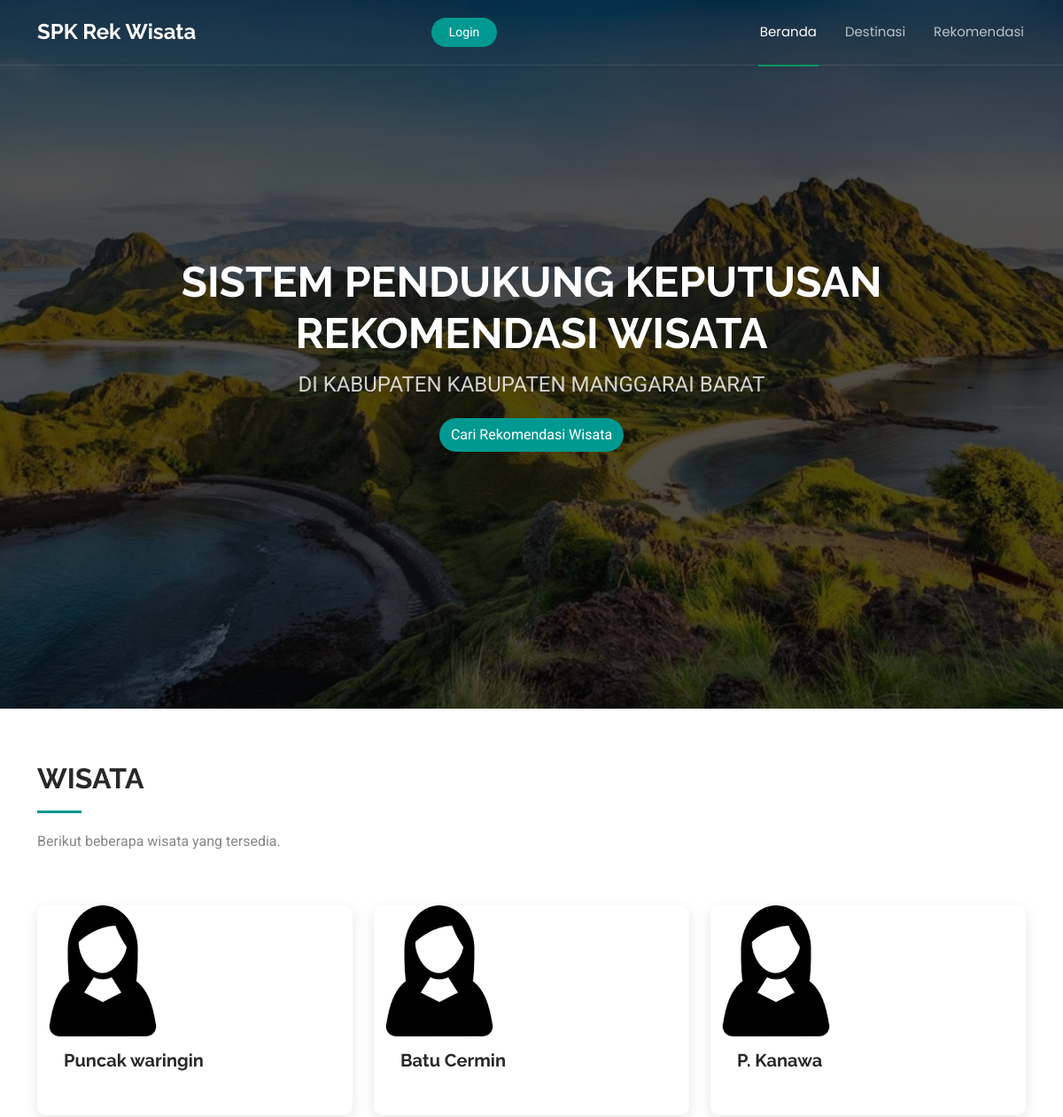
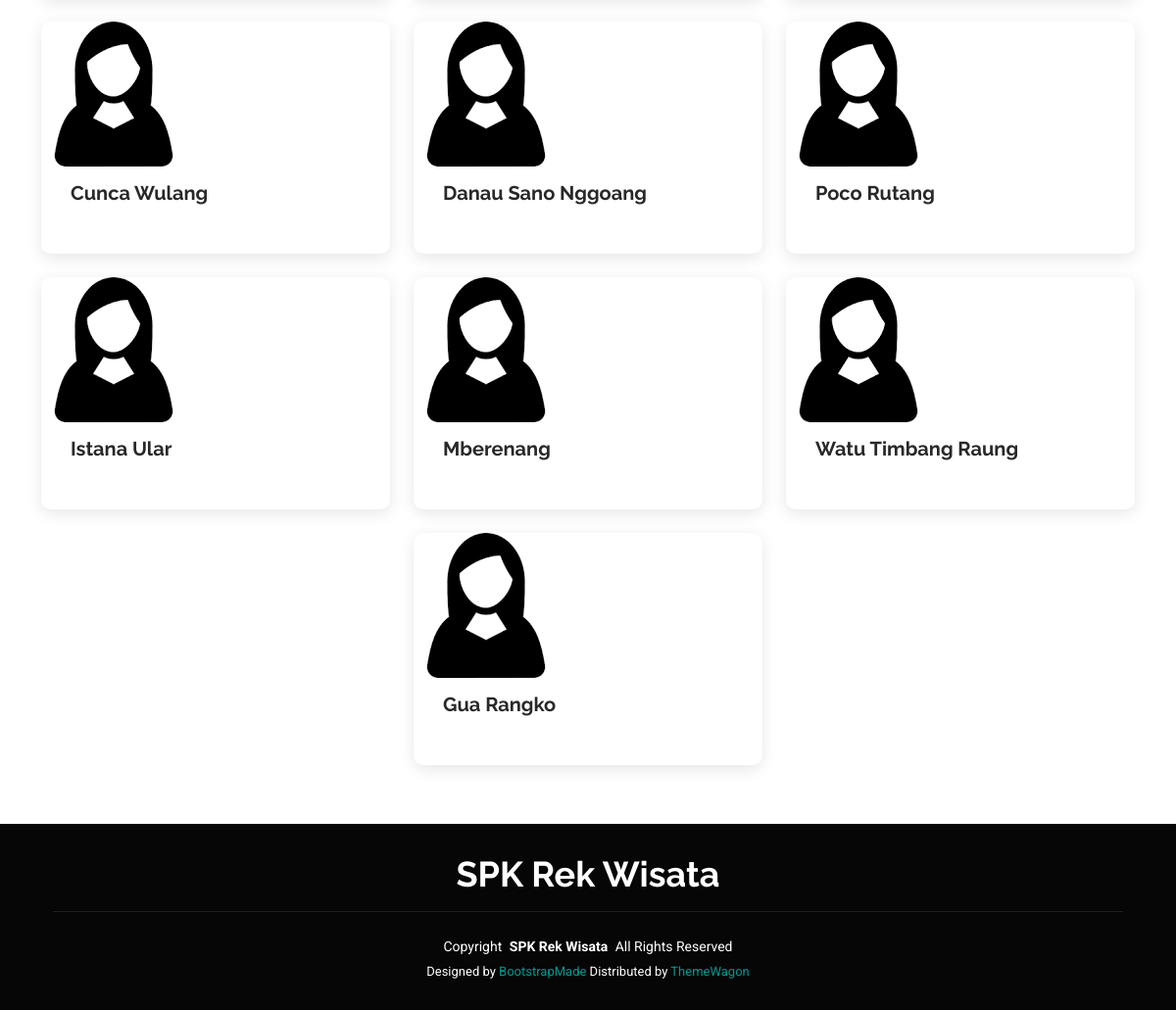
The page / on the database its author committed (2 pictures, top to bottom).
### tables this page shows
CREATE TABLE `alternatif` (
  `id_alternatif` int(11) NOT NULL,
  `nama_alternatif` varchar(255) NOT NULL,
  `gambar` varchar(255) NOT NULL,
  `alamat` text NOT NULL,
  `latitude` varchar(255) NOT NULL,
  `longitude` varchar(255) NOT NULL
);

### application/controllers/Pages.php (called while the page is built, shortened)
<?php
class Pages extends CI_Controller {
	public function index()
	{
		$listWisata = $this->db->query("SELECT * FROM alternatif")->result_array();
		$data = [
			'listWisata' => $listWisata,
			'menu' => 'index'
		];
		$this->load->view('pages/templates/header', $data);
		$this->load->view('pages/index');
		$this->load->view('pages/templates/footer');
	}
}

### index.php (called while the page is built, shortened)
<?php
require_once BASEPATH.'core/CodeIgniter.php';

### application/views/pages/index.php (the view, shortened to what this page needs)
<section id="hero" class="hero section dark-background">
    <img src="<?=base_url()?>assets/img/hero.jpg" alt="" data-aos="fade-in">
    <div class="container d-flex flex-column align-items-center text-center">
        <h2 data-aos="fade-up" data-aos-delay="100">SISTEM PENDUKUNG KEPUTUSAN REKOMENDASI WISATA</h2>
        <p data-aos="fade-up" data-aos-delay="200">DI KABUPATEN KABUPATEN MANGGARAI BARAT
        </p>
        <div data-aos="fade-up" data-aos-delay="300">
            <a href="<?=base_url('pages/rekomendasi');?>" class="btn rounded-pill text-white"
                style="background:#009991">Cari
                Rekomendasi
                Wisata</a>
        </div>
    </div>
</section>
<section id="recent-posts" class="recent-posts section">
    <div class="container section-title" data-aos="fade-up">
        <h2>WISATA</h2>
        <p>Berikut beberapa wisata yang tersedia.</p>
    </div>
    <div class="container">
        <div class="row gy-4 d-flex justify-content-center">
            <?php foreach ($listWisata as $key => $wisata) :?>
            <div class="col-xl-4 col-md-6" data-aos="fade-up" data-aos-delay="100">
                <article>
                    <div class="post-img">
                        <img src="<?=base_url('uploads/').$wisata['gambar'];?>" alt="" class="img-fluid">
                    </div>
                    <h2 class="title">
                        <a
                            href="<?= base_url('pages/detail_rekomendasi/'.$wisata['id_alternatif']); ?>"><?=$wisata['nama_alternatif'];?></a>
                    </h2>
                </article>
            </div>
            <?php endforeach;?>
        </div>
    </div>
</section>

### application/views/pages/templates/header.php (shortened to what this page needs)
<!DOCTYPE html>
<html lang="en">
<head>
    <link href="<?=base_url();?>assets/vendor/bootstrap/css/bootstrap.min.css" rel="stylesheet">
    <link href="<?=base_url();?>assets/vendor/bootstrap-icons/bootstrap-icons.css" rel="stylesheet">
    <link href="<?=base_url();?>assets/vendor/aos/aos.css" rel="stylesheet">
    <link href="<?=base_url();?>assets/vendor/glightbox/css/glightbox.min.css" rel="stylesheet">
    <link href="<?=base_url();?>assets/vendor/swiper/swiper-bundle.min.css" rel="stylesheet">
    <link href="<?=base_url();?>assets/css/main.css" rel="stylesheet">
</head>
<body class="index-page">
    <header id="header" class="header d-flex align-items-center fixed-top">
        <div class="container position-relative d-flex align-items-center justify-content-between">
            <a href="index.html" class="logo d-flex align-items-center me-auto me-xl-0">
                <h1 class="sitename">SPK Rek Wisata</h1>
            </a>
            <nav id="navmenu" class="navmenu">
                <ul>
                    <li><a href="<?=base_url('pages')?>#hero">Beranda</a></li>
                    <li><a href="<?=base_url('pages')?>#recent-posts">Destinasi</a></li>
                    <li><a class="<?=$menu == 'rekomendasi'?'active':''?>"
                            href="<?=base_url('pages/rekomendasi')?>">Rekomendasi</a></li>
                </ul>
            </nav>
            <?php if (!empty($this->session->userdata('id_auth'))): ?>
            <a class="cta-btn" href="<?= base_url('logout') ?>">Logout</a>
            <?php else: ?>
            <a class="cta-btn" href="<?= base_url('auth') ?>">Login</a>
            <?php endif; ?>
        </div>
    </header>
    <main class="main">

### application/views/pages/templates/footer.php (shortened to what this page needs)
</main>
<footer id="footer" class="footer dark-background">
    <div class="container">
        <h3 class="sitename">SPK Rek Wisata</h3>
        <div class="container">
            <div class="copyright">
                <span>Copyright</span> <strong class="px-1 sitename">SPK Rek Wisata</strong> <span>All Rights
                    Reserved</span>
            </div>
            <div class="credits">
                Designed by <a href="https://bootstrapmade.com/">BootstrapMade</a> Distributed by <a
                    href=“https://themewagon.com>ThemeWagon
            </div>
        </div>
    </div>
</footer>
</body>
</html>

### rows shown on the page
alternatif: gambar (picture), nama_alternatif "Puncak waringin"
alternatif: gambar (picture), nama_alternatif "Batu Cermin"
alternatif: gambar (picture), nama_alternatif "P. Kanawa"
alternatif: gambar (picture), nama_alternatif "Cunca Wulang"
alternatif: gambar (picture), nama_alternatif "Danau Sano Nggoang"
alternatif: gambar (picture), nama_alternatif "Poco Rutang"
alternatif: gambar (picture), nama_alternatif "Istana Ular"
alternatif: gambar (picture), nama_alternatif "Mberenang"
alternatif: gambar (picture), nama_alternatif "Watu Timbang Raung"
alternatif: gambar (picture), nama_alternatif "Gua Rangko"
